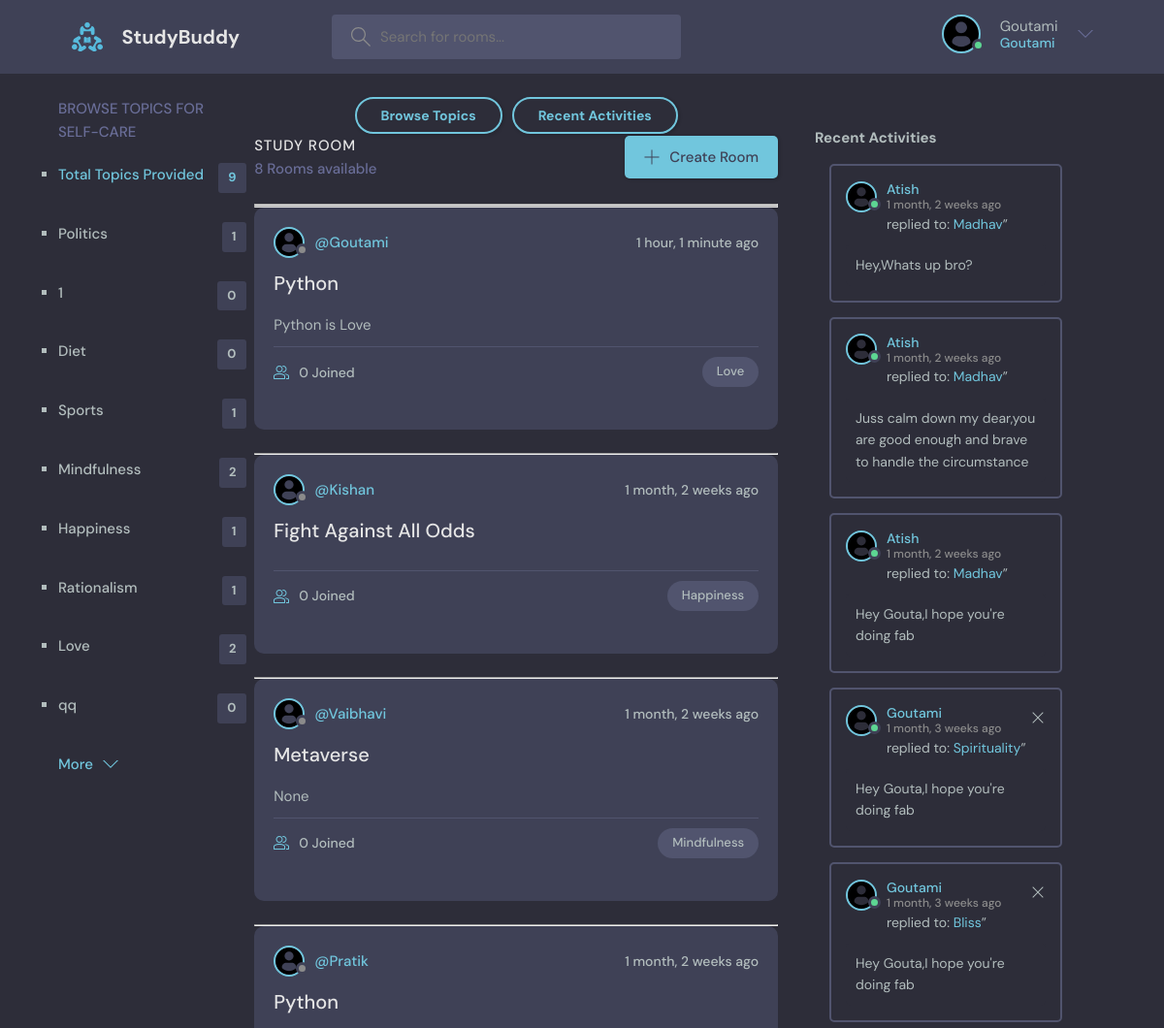
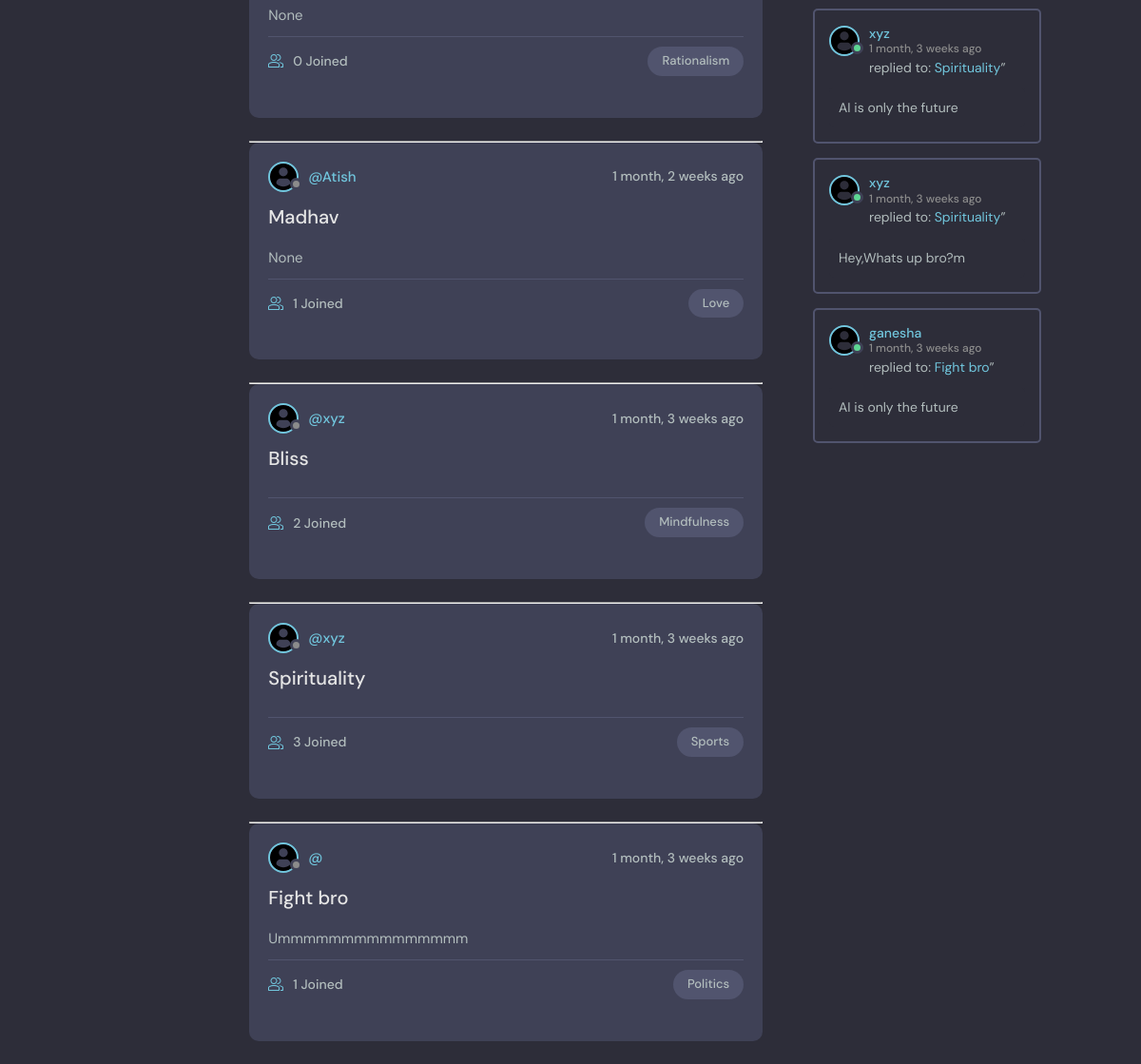
The app's page /home/ (signed in) with its own data (2 pictures, top to bottom).
### App/models.py (models this page shows, shortened)
class Topic(models.Model):
    name=models.CharField(max_length=300)

class Room(models.Model):
    host=models.ForeignKey(User,on_delete=models.SET_NULL,null=True)
    topic=models.ForeignKey(Topic,on_delete=models.SET_NULL,null=True)
    name=models.CharField(max_length=300)
    participants=models.ManyToManyField(User,related_name='participants',blank=True)
    description=models.TextField(null=True,blank=True)
    updated=models.DateTimeField(auto_now=True)
    created=models.DateTimeField(auto_now_add=True)
    class Meta:
        ordering=['-updated','-created']
    def __str__(self):
        return self.name

class Message(models.Model):
    user=models.ForeignKey(User,on_delete=models.SET_NULL,null=True)
    room=models.ForeignKey(Room,on_delete=models.SET_NULL,null=True)
    body=models.TextField()
    updated=models.DateTimeField(auto_now=True)
    created=models.DateTimeField(auto_now_add=True)
    class Meta:
        ordering=['-updated','-created']

### App/views.py (the view)
# urls.py: path('home/',views.home,name='home'),
@login_required(login_url='login')
def home(request):
    q=request.GET.get('q') if request.GET.get('q')!= None else ''
    rooms=Room.objects.filter(
        Q(topic__name__icontains=q) |
        Q(name__icontains=q) |
        Q(description__icontains=q)
        )
    topics=Topic.objects.all()
    room_count=rooms.count()
    room_messages=Message.objects.filter(Q(room__topic__name__icontains=q))
    context={'rooms':rooms,'topics':topics,'room_count':room_count,'room_messages':room_messages}
    return render(request,'home.html',context)

### App/templates/home.html (shortened to what this page needs)
{% extends 'base.html' %}
{%block content %}
{% load static %}
<html lang="en">
   <head>
      <link rel="stylesheet" href="{% static 'style/style.css'%}" />
   </head>
  {% include 'navbar.html' %}
  <body>
   <main class="layout layout--3">
      <div class="container">
       {% include 'topics_components.html' %}
        <div class="roomList">
            <div class="mobile-menuItems">
              <a class="btn btn--main btn--pill" href="{% url 'topics' %}">Browse Topics</a>
              <a class="btn btn--main btn--pill" href="{% url 'Recent-Activities' %}">Recent Activities</a>
            </div>
          <div class="roomList__header">
            <div>
              <h2>Study Room</h2>
              <p>{{room_count}} Rooms available</p>
            </div>
            <a class="btn btn--main" href="{% url 'create-room' %}">
              <svg version="1.1" xmlns="http://www.w3.org/2000/svg" width="32" height="32" viewBox="0 0 32 32">
                <title>add</title>
                <path
                  d="M16.943 0.943h-1.885v14.115h-14.115v1.885h14.115v14.115h1.885v-14.115h14.115v-1.885h-14.115v-14.115z"
                ></path>
              </svg>
              Create Room
            </a>
          </div>
        {% include 'feed_components.html' %}
        {% include 'activity_component.html' %}
  </body>
</html>
{% endblock %}

### App/templates/navbar.html (shortened to what this page needs)
{%block content %}
{% load static %}
<html lang="en">
  <head>
    <link rel="stylesheet" href="{% static 'style/style.css' %}" />
  </head>
<header class="header header--loggedIn">
  <div class="container">
    <a href="/" class="header__logo">
      <img src="{% static 'images/logo.svg'%}" />
      <h1>StudyBuddy</h1>
    </a>
    <form class="header__search" method="GET" action="{% url 'home' %}">
      <label>
        <input type="text"  name="q" placeholder="Search for rooms..."/>
      </label>
    </form>
    <nav class="header__menu">
      {% if request.user.is_authenticated %}
      <div class="header__user">
            <div class="avatar avatar--medium active">
            <img src="{% static 'images/profile.svg' %}" />
          </div>
          <p>{{request.user}}<span>{{request.user.username}}</span></p>
        <button class="dropdown-button">
          <a href="{% url 'profile' user.id %}">
          <svg version="1.1" xmlns="http://www.w3.org/2000/svg" width="32" height="32" viewBox="0 0 32 32">
            <title>chevron-down</title>
            <path d="M16 21l-13-13h-3l16 16 16-16h-3l-13 13z"></path>
          </svg></a>
        </button>
      </div>
      {% else %}
      <a href="{% url 'login' %}">
        <img src="./assets/avatar.svg" />
        <p>Login</p>
      </a>
      {% endif %}
    </nav>
  </div>
</header>
{%endblock content %}

### App/templates/topics_components.html
{% extends 'base.html' %}
{% block content %}
<div class="topics">
  <div class="topics__header">
    <h2>Browse Topics for Self-Care</h2>
  </div>
  <ul class="topics__list">
      <ul type="square">
    <li>
      <a href="{% url 'home' %}" class="active">Total Topics Provided <span>{{topics.count}}</span></a>
    </li>
   {% for x in topics %}
    <li>
      <a href="{% url 'home' %}?q={{x.name}}">{{x.name}} <span>{{x.room_set.all.count}}</span></a>
    </li>
    {% endfor %}
  </ul>
  </ul>
  <a class="btn btn--link" href="{% url  'topics' %}">
    More
    <svg version="1.1" xmlns="http://www.w3.org/2000/svg" width="32" height="32" viewBox="0 0 32 32">
      <title>chevron-down</title>
      <path d="M16 21l-13-13h-3l16 16 16-16h-3l-13 13z"></path>
    </svg>
  </a>
</div>
{% endblock content %}

### App/templates/feed_components.html (shortened to what this page needs)
{% extends 'base.html' %}
{% load static %}
{% block content %}
<div>
  <hr>
  {% for room in rooms %}
  <hr>
<div class="roomListRoom">
<div class="roomListRoom__header">
<a href="" class="roomListRoom__author">
  <div class="avatar avatar--small">
    <img src="{% static 'images/profile.svg' %}" />
  </div>
  <span>@{{room.host.username}}</span>
</a>
<div class="roomListRoom__actions">
  <span>{{room.created|timesince}} ago </span>
</div>
</div>
<div class="roomListRoom__content">
<a href="{% url 'room' room.id %}">{{room.name}}</a>
<p>
 {{room.description}}
</p>
</div>
<div class="roomListRoom__meta">
<a href="{% url 'room' room.id %}" class="roomListRoom__joined">
  {{room.participants.all.count}} Joined
</a>
<p class="roomListRoom__topic">{{room.topic.name}}</p>
</div><br>
</div>
{%endfor %}
</div>
{% endblock content %}

### App/templates/activity_component.html (shortened to what this page needs)
{% extends 'base.html' %}
{% block content %}
{% load static %}
<head>
  <link rel="stylesheet" href="{% static 'style/style.css' %}"/>
</head>
      <div class="activities-page layout__body">
        <h3>Recent Activities</h3>
        {% for msg in room_messages%}
        <div class="activities__box">
          <div class="activities__boxHeader roomListRoom__header">
            <a href="{%  url 'profile' user.id %}" class="roomListRoom__author">
              <div class="avatar avatar--small active">
                <img src="{% static 'images/profile.svg' %}" />
              </div>
              <p>
                {{msg.user}}
                <span>{{msg.created | timesince}} ago</span>
              </p>
            </a>
          {% if request.user  == msg.user %}
            <div class="roomListRoom__actions">
              <a href="{% url 'delete-message' msg.id %}">
                <svg version="1.1" xmlns="http://www.w3.org/2000/svg" width="32" height="32" viewBox="0 0 32 32">
                  <title>remove</title>
                  <path
                    d="M27.314 6.019l-1.333-1.333-9.98 9.981-9.981-9.981-1.333 1.333 9.981 9.981-9.981 9.98 1.333 1.333 9.981-9.98 9.98 9.98 1.333-1.333-9.98-9.98 9.98-9.981z"
                  ></path>
                </svg>
              </a>
            </div>
            {% endif %}
          </div>
          <div class="activities__boxContent">
            <p>replied to: <a href="{% url 'room' msg.id %}">{{msg.room}}</a>”</p>
            <div class="activities__boxRoomContent">
            {{msg.body}}
            </div>
          </div>
        </div>
        {% endfor %}
      </div>
{%endblock %}

### records on screen
Topic: name "Politics", room_set.all.count "1"
Topic: name "1", room_set.all.count "0"
Topic: name "Diet", room_set.all.count "0"
Topic: name "Sports", room_set.all.count "1"
Topic: name "Mindfulness", room_set.all.count "2"
Topic: name "Happiness", room_set.all.count "1"
Topic: name "Rationalism", room_set.all.count "1"
Topic: name "Love", room_set.all.count "2"
Topic: name "qq", room_set.all.count "0"
Room: host.username "Goutami", created "1 hour, 1 minute", name "Python", description "Python is Love", participants.all.count "0", topic.name "Love"
Room: host.username "Kishan", created "1 month, 2 weeks", name "Fight Against All Odds", participants.all.count "0", topic.name "Happiness"
Room: host.username "Vaibhavi", created "1 month, 2 weeks", name "Metaverse", description "None", participants.all.count "0", topic.name "Mindfulness"
Room: host.username "Pratik", created "1 month, 2 weeks", name "Python", description "None", participants.all.count "0", topic.name "Rationalism"
Room: host.username "Atish", created "1 month, 2 weeks", name "Madhav", description "None", participants.all.count "1", topic.name "Love"
Room: host.username "xyz", created "1 month, 3 weeks", name "Bliss", participants.all.count "2", topic.name "Mindfulness"
Room: host.username "xyz", created "1 month, 3 weeks", name "Spirituality", participants.all.count "3", topic.name "Sports"
Room: created "1 month, 3 weeks", name "Fight bro", description "Ummmmmmmmmmmmmmm", participants.all.count "1", topic.name "Politics"
Message: user "Atish", created "1 month, 2 weeks", room "Madhav", body "Hey,Whats up bro?"
Message: user "Atish", created "1 month, 2 weeks", room "Madhav", body "Juss calm down my dear,you are good enough and brave to handle the circumstance"
Message: user "Atish", created "1 month, 2 weeks", room "Madhav", body "Hey Gouta,I hope you're doing fab"
Message: user "Goutami", created "1 month, 3 weeks", room "Spirituality", body "Hey Gouta,I hope you're doing fab"
Message: user "Goutami", created "1 month, 3 weeks", room "Bliss", body "Hey Gouta,I hope you're doing fab"
Message: user "xyz", created "1 month, 3 weeks", room "Spirituality", body "AI is only the future"
Message: user "xyz", created "1 month, 3 weeks", room "Spirituality", body "Hey,Whats up bro?m"
Message: user "ganesha", created "1 month, 3 weeks", room "Fight bro", body "AI is only the future"

### other values on screen
{{ request.user }} "Goutami"
{{ request.user.username }} "Goutami"
{{ topics.count }} "9"
{{ room_count }} "8"
